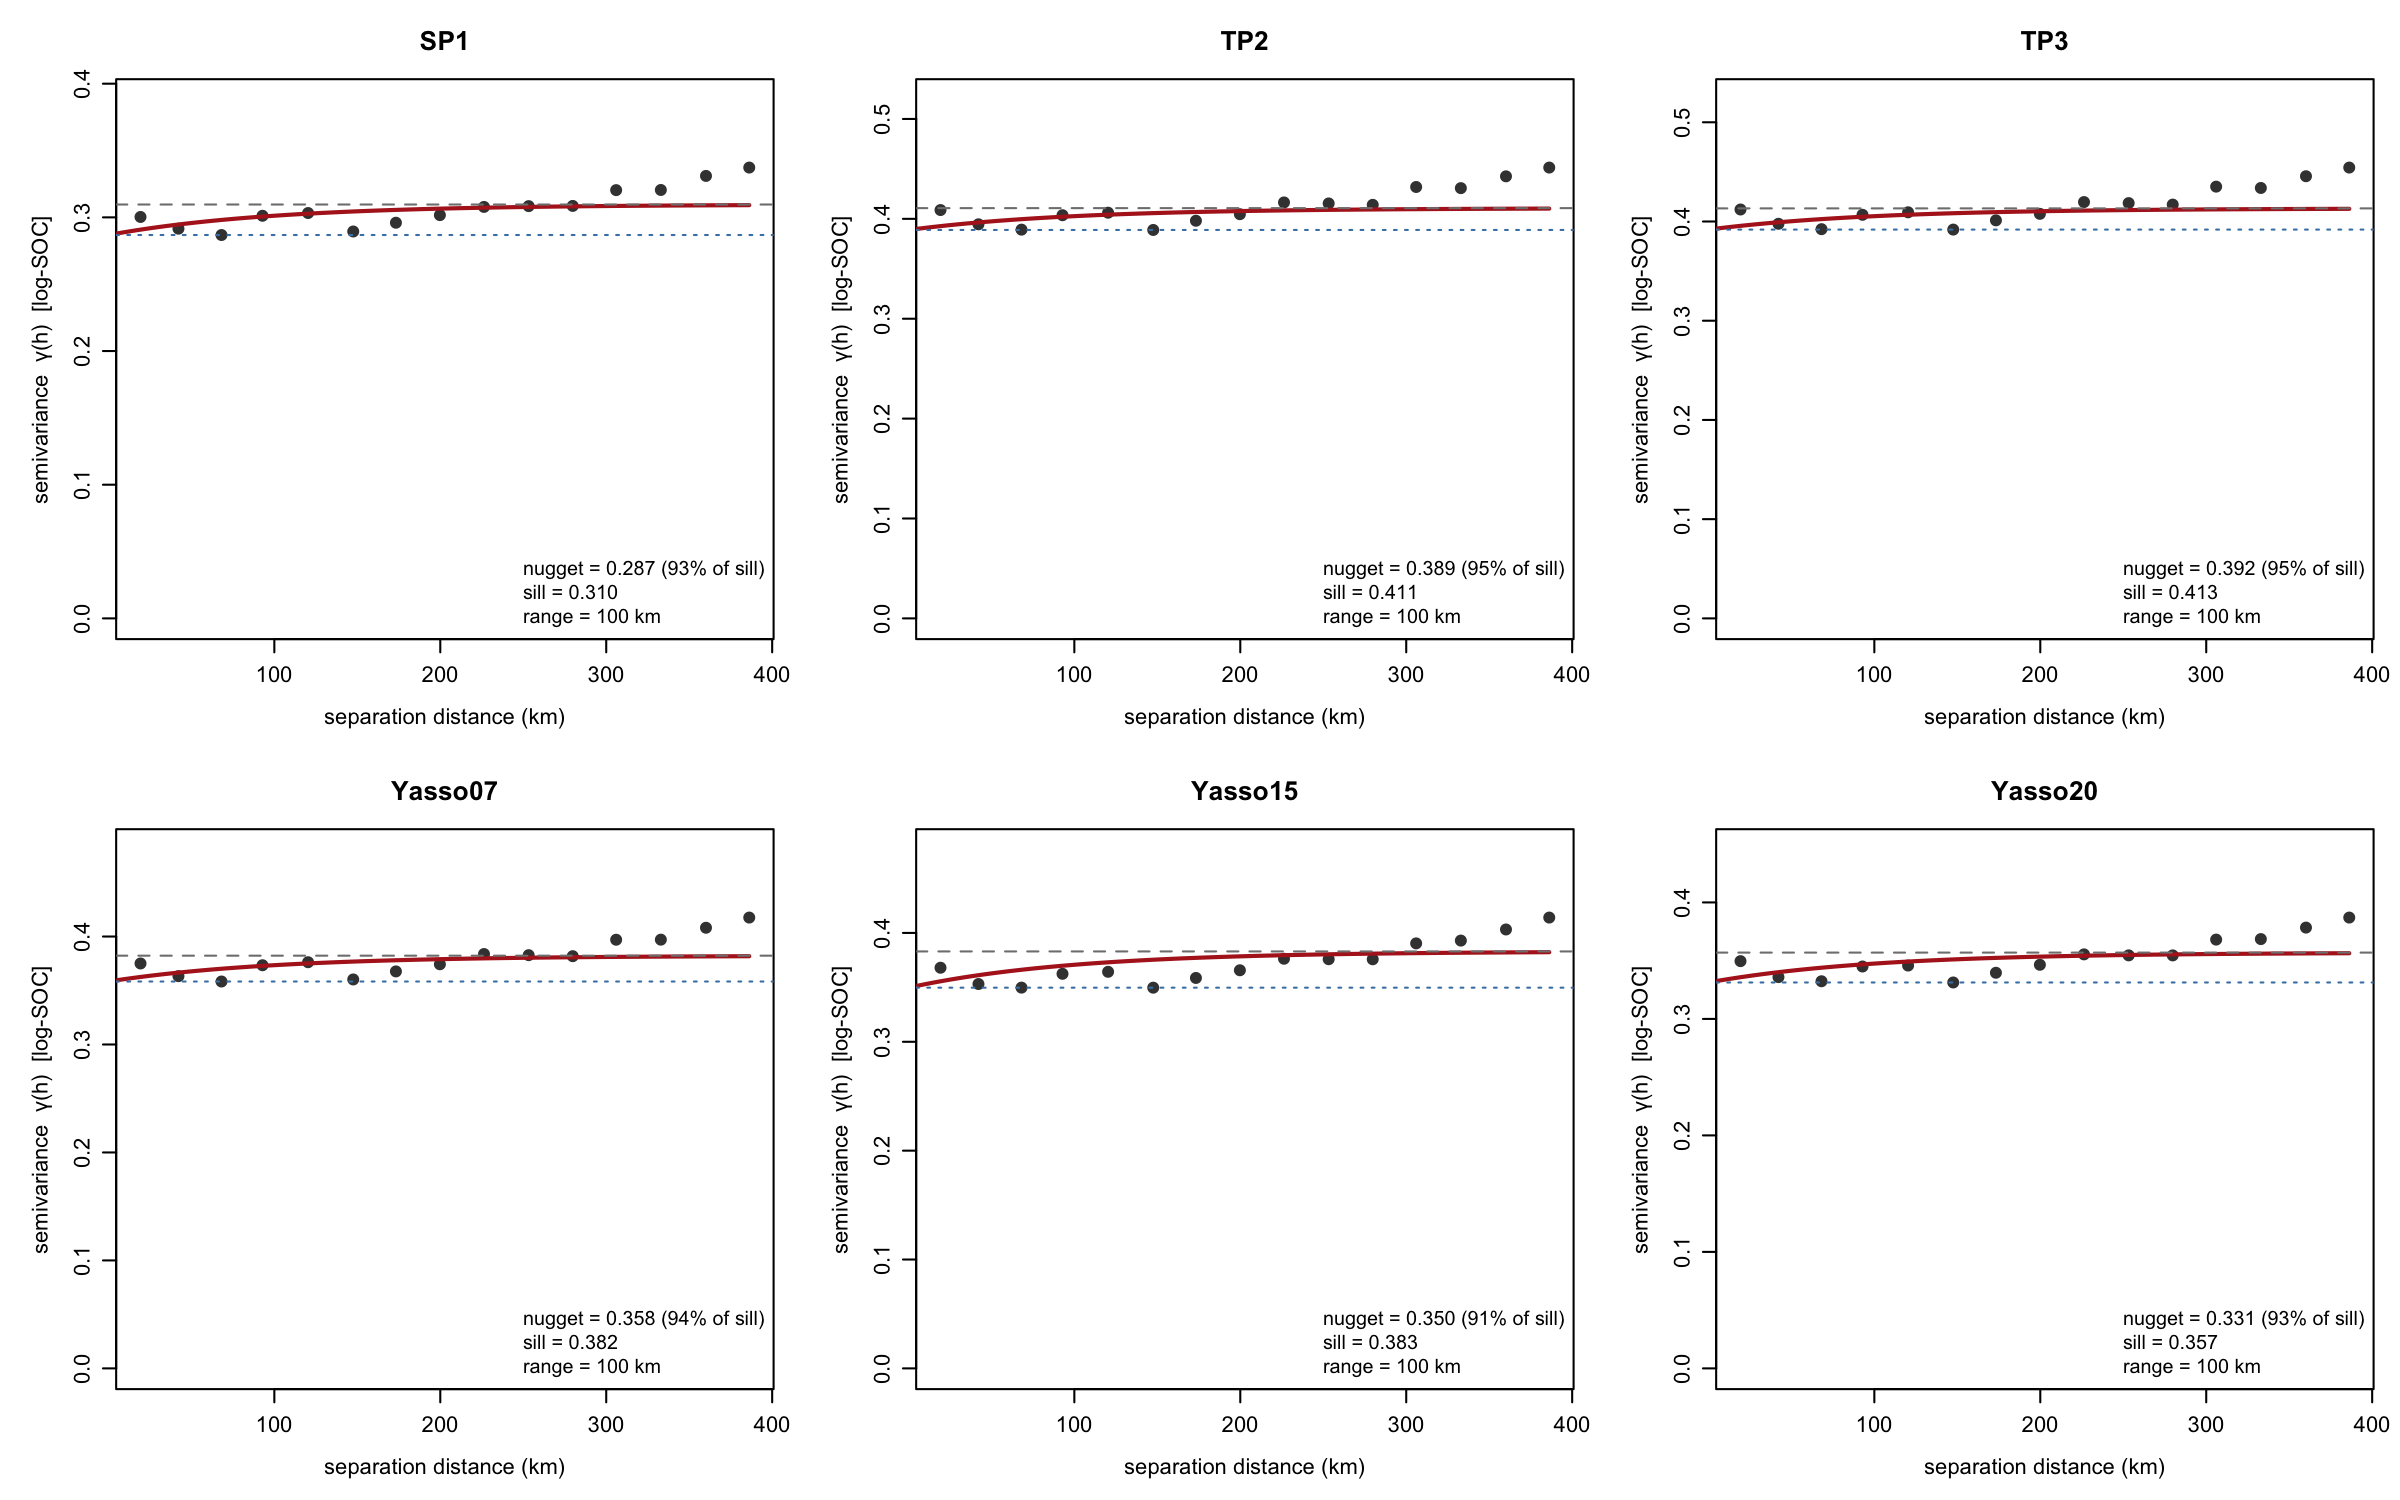

Here is the R script that generated this plot:
# === Diagnostic: empirical + fitted semivariograms (NOT part of Zenodo deposit) ===
# 2x3 panel, one per model: pooled empirical variogram of temporal-mean log-SOC
# with the fitted model overlaid. For inspection only -> diagnostic_semivariogram.png

suppressPackageStartupMessages({ library(gstat); library(sp) })

PROJ <- "/Users/ilmenichetti/Library/CloudStorage/OneDrive-Valtion/HIKET/SOC_modeling"
RUNS <- file.path(PROJ, "Calibration_real_data_transient", "runs")
OUT  <- file.path(PROJ, "Reporting", "NextgenC_report", "diagnostic_semivariogram.png")

site   <- read.csv(file.path(PROJ, "Data", "model_inputs", "site_raw.csv"))
coords <- site[, c("plot_id", "x_ETRS", "y_ETRS")]
coords <- coords[stats::complete.cases(coords), ]

# --- model -> predictive bundle (AUTO-SELECTED, never hardcoded) --------------
# Sources manuscript/figures/run_ids.R (newest production posterior, fails loudly
# if companion files are missing, echoes what it chose). Rewired 2026-09-03: this
# script had carried hardcoded 20260710_* bundles since July.
local({ owd <- setwd(PROJ); on.exit(setwd(owd)); source("manuscript/figures/run_ids.R") })
bundles <- setNames(sprintf("%s_posterior_predictive_%s.rds", FIG_MODELS, RID[FIG_MODELS]), FIG_MODELS)
png(OUT, width = 2400, height = 1500, res = 200)
par(mfrow = c(2, 3), mar = c(4.2, 4.4, 3, 1), mgp = c(2.4, 0.8, 0))

for (m in names(bundles)) {
  pp <- readRDS(file.path(RUNS, bundles[[m]]))
  s  <- merge(pp$posterior_summary[, c("plot_id", "year", "soc_mean")], coords, by = "plot_id")
  s  <- s[is.finite(s$soc_mean) & s$soc_mean > 0, ]
  s$zlog <- log(s$soc_mean)

  pooled <- aggregate(zlog ~ plot_id + x_ETRS + y_ETRS, data = s, FUN = mean)
  coordinates(pooled) <- ~ x_ETRS + y_ETRS
  v0    <- stats::var(pooled$zlog)
  vemp  <- variogram(zlog ~ 1, pooled, cutoff = 4e5)
  nug0  <- min(vemp$gamma); psill0 <- max(v0 - nug0, 0.05 * v0)
  vfit  <- suppressWarnings(fit.variogram(vemp,
            vgm(psill = psill0, model = "Exp", range = 8e4, nugget = nug0), fit.method = 7))
  if (isTRUE(attr(vfit, "singular")) || vfit$range[2] <= 0 || vfit$range[2] > 4e5)
    vfit <- vgm(psill = psill0, model = "Exp", range = 1e5, nugget = nug0)

  nug   <- vfit$psill[1]; sill <- sum(vfit$psill); rng <- vfit$range[2]
  nugfr <- nug / sill
  line  <- variogramLine(vfit, maxdist = max(vemp$dist))

  plot(vemp$dist/1000, vemp$gamma, pch = 19, col = "grey25",
       xlab = "separation distance (km)", ylab = "semivariance  γ(h)  [log-SOC]",
       main = m, ylim = c(0, max(vemp$gamma) * 1.15))
  lines(line$dist/1000, line$gamma, col = "firebrick", lwd = 2)
  abline(h = sill, lty = 2, col = "grey50")            # total sill (~field var)
  abline(h = nug,  lty = 3, col = "steelblue")          # nugget
  legend("bottomright", bty = "n", cex = 0.9,
         legend = c(sprintf("nugget = %.3f (%.0f%% of sill)", nug, 100*nugfr),
                    sprintf("sill = %.3f", sill),
                    sprintf("range = %.0f km", rng/1000)))
}
dev.off()
cat("wrote", OUT, "\n")
